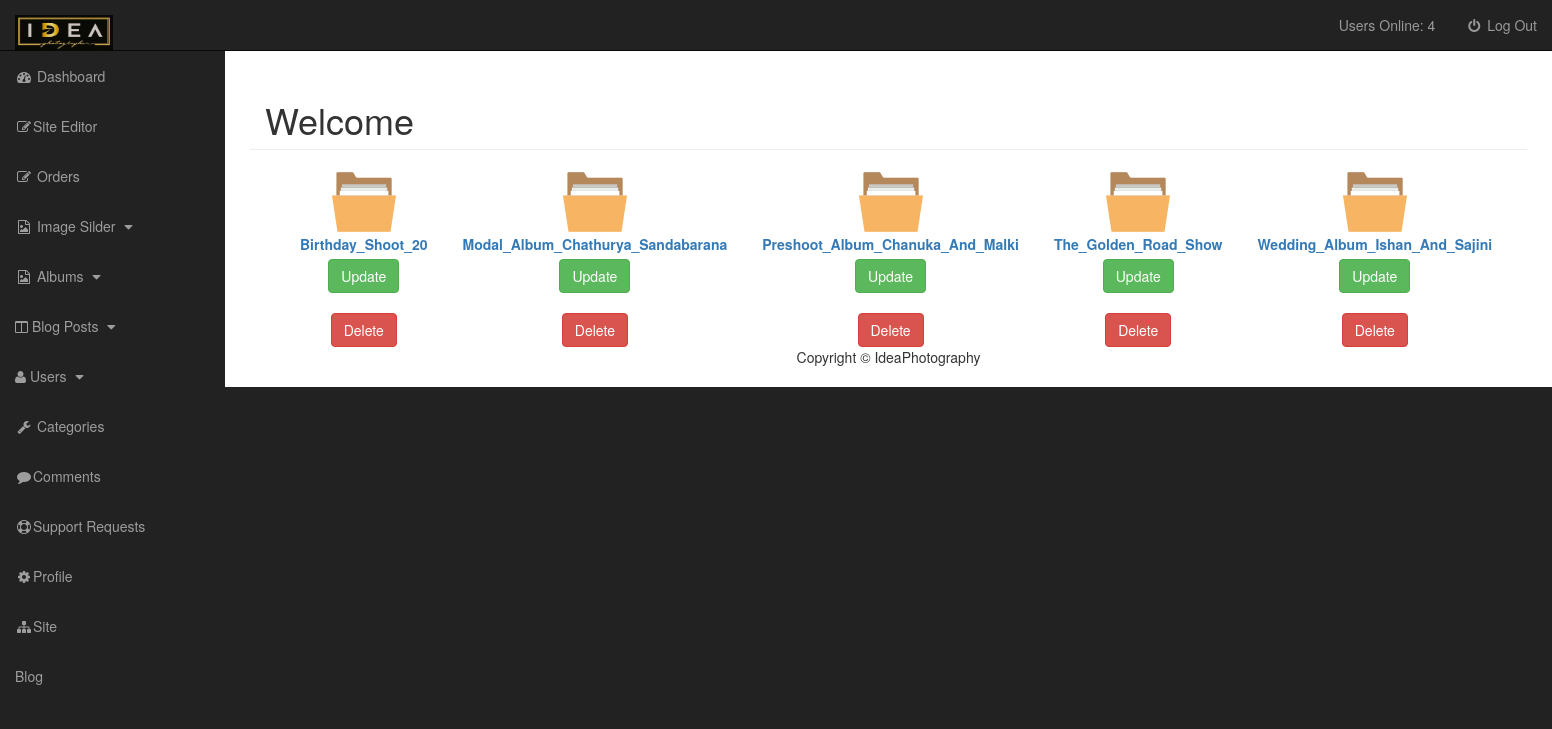
Page /ideaphotography/Blog/admin/album.php on the committed database.
### tables this page shows
CREATE TABLE IF NOT EXISTS `album` (
  `id` int NOT NULL AUTO_INCREMENT,
  `privacy` varchar(255) NOT NULL DEFAULT 'Private',
  `user` varchar(255) NOT NULL,
  `name` varchar(255) NOT NULL,
  `date` date NOT NULL,
  PRIMARY KEY (`id`)
);

### ideaphotography/Blog/admin/include/view_albums.php (the view, shortened to what this page needs)
<table class="ab container-fluid table-responsive" style="overflow-x:auto;">
    <tr>
        <?php
        $query="SELECT * FROM album";
        $result=mysqli_query($connect,$query);
        while($row=mysqli_fetch_assoc($result))
        {
        ?>
        <form action="#" method="post">
            <td align="center"> <a href="view/index.php?source=<?php echo  $row['name'];?>"><img src="images/folder.png"><br><label for="image"><?php echo  $row['name'];?>
                </label></a><br> <a href="album.php?source=edit_album&name=<?php echo  $row['name'];?>" class="btn btn-success" role="button">Update</a><br><br>
                <input type="submit"   name="delete" value="Delete" class="btn btn-danger" /></td>
        </form>
        <?php  }?>
    </tr>
</table>

### ideaphotography/Blog/admin/include/admin_header.php (shortened to what this page needs)
<!DOCTYPE html>
<html lang="en">
<head>
    <link href="css/bootstrap.min.css" rel="stylesheet">
    <link href="css/sb-admin.css" rel="stylesheet">
    <link href="font-awesome/css/font-awesome.min.css" rel="stylesheet" type="text/css">
</head> <body>

### ideaphotography/Blog/admin/album.php (shortened to what this page needs)
<?php include "include/admin_header.php"; ?>
<div id="wrapper">
    <?php include "include/admin_navigation.php"; ?>
    <div id="page-wrapper">
        <div class="container-fluid">
            <div class="row">
                <div class="col-lg-12">
                    <h1 class="page-header container-fluid">
                        Welcome
                    </h1>
                    <?php
						if(isset($_GET['source'])){
							$source=$_GET['source'];
						}else{
							$source=12;
						}
						switch($source){
							default;
								include "include/view_albums.php";
						}
                    ?>
                </div>
            </div>
        </div>
<?php include "include/admin_footer.php"; ?>

### ideaphotography/Blog/admin/include/admin_navigation.php (shortened to what this page needs)
<nav class="navbar navbar-inverse navbar-fixed-top" role="navigation">
    <div class="navbar-header">
        <a class="navbar-brand " href="index.html"><img src="./images/logo.png" height="35px" > </a>
        <?php
         $result=$result=mysqli_query($connect,"SELECT * From users where active=1");
         $rowcount=mysqli_num_rows($result);
        ?>
    </div>
      <ul class="nav navbar-right top-nav">  <li><a href="">Users Online: <?php echo $rowcount; ?><span class="usersonline"></span></a></li>
        <li>
                            <a href="./include/logout.php"><i class="fa fa-fw fa-power-off"></i> Log Out</a>
                        </li>
      </ul>
        <ul class="nav navbar-nav side-nav" id="navbar-ex1-collapse">
            <li class="p">
                <a href="index.php"><i class="fa fa-fw fa-dashboard"></i> Dashboard</a>
            </li>
             <li>
                <a href="siteeditor.php"><i class="fa fa-fw fa-edit"></i>Site Editor</a>
            </li>
            <li>
                <a href="orders.php"><i class="fa fa-fw fa-edit"></i> Orders</a>
            </li>
            <li>
                <a href="javascript:;" data-toggle="collapse" data-target="#img_drop"><i class="fa fa-fw fa-file-image-o"></i> Image Silder <i class="fa fa-fw fa-caret-down"></i></a>
            </li>
            <li>
                <a href="javascript:;" data-toggle="collapse" data-target="#photos_drop"><i class="fa fa-fw fa-file-image-o"></i> Albums <i class="fa fa-fw fa-caret-down"></i></a>
            </li>
            <li>
                <a href="javascript:;" data-toggle="collapse" data-target="#posts_drop"><i class="fa fa-columns"></i> Blog Posts <i class="fa fa-fw fa-caret-down"></i></a>
            </li>
            <li>
                <a href="javascript:;" data-toggle="collapse" data-target="#demo"><i class="fa fa-user"></i> Users <i class="fa fa-fw fa-caret-down"></i></a>
            </li>
            <li>
                <a href="categories.php"><i class="fa fa-fw fa-wrench"></i> Categories</a>
            </li>
            <li>
                <a href="comments.php"><i class="fa fa-fw fa-comment"></i>Comments</a>
            </li>
            <li>
                <a href="support.php"><i class="fa fa-fw fa-life-ring" ></i>Support Requests</a>
            </li>
            <li>
                <a href="profile.php"><i class="fa fa-fw fa-cog" aria-hidden="true"></i>Profile</a>
            </li>
            <li><a href="../index.php"><i class="fa fa-fw fa-sitemap" aria-hidden="true"></i>Site</a></li>
            <li><a href="../index.php">Blog</a></li>
        </ul>
</nav>

### ideaphotography/Blog/admin/include/admin_footer.php (shortened to what this page needs)
<footer>
    <div class="row">
        <div class="col-lg-12">
            <p align="center">Copyright &copy; IdeaPhotography</p>
        </div>
    </div>
</footer>
</div>
</div>
</body>
</html>

### ideaphotography/Blog/admin/css/sb-admin.css (style rules this page uses)
body { margin-top: 100px; background-color: #222; }
@media (min-width:768px) { body { margin-top: 50px; } }
#wrapper { padding-left: 0; }
#page-wrapper { width: 100%; padding: 0; background-color: #fff; }
@media (min-width:768px) { #wrapper { padding-left: 225px; } }
@media (min-width:768px) { #page-wrapper { padding: 10px; } }
.top-nav { padding: 0 15px; }
.top-nav>li { display: inline-block; float: left; }
.top-nav>li>a { padding-top: 15px; padding-bottom: 15px; line-height: 20px; color: #999; }
@media (min-width:768px) { .side-nav { position: fixed; top: 51px; left: 225px; width: 225px; margin-left: -225px; border: none; border-radius: 0; overflow-y: auto; background-color: #222; } }
@media (min-width:768px) { .side-nav>li>a { width: 225px; } }

### ideaphotography/Blog/admin/include/admin_header.php (style rules this page uses)
table.ab { border-collapse: separate; border-spacing: 35px 0; }

### rows in the picture
album: name "Birthday_Shoot_20"
album: name "Modal_Album_Chathurya_Sandabarana"
album: name "Preshoot_Album_Chanuka_And_Malki"
album: name "The_Golden_Road_Show"
album: name "Wedding_Album_Ishan_And_Sajini"

### other values in the picture
$rowcount "4"
